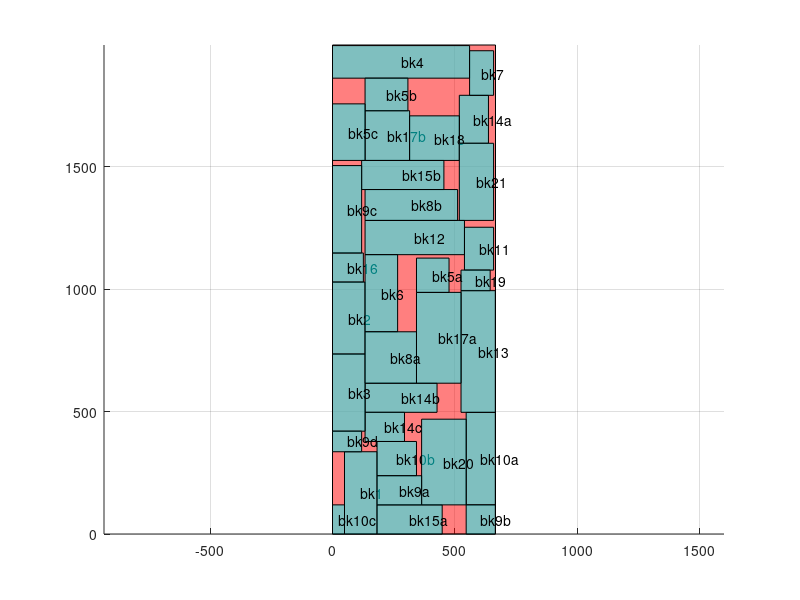

Write MATLAB code to recreate this figure.
axis equal;
hold on;
grid on;

block_x=[0 0 665.812 665.812 0 ];
block_y=[0 1997.44 1997.44 0 0 ];
fill(block_x,block_y,'r','facealpha',0.5);
block_x=[49 49 182 182 49 ];
block_y=[0 336 336 0 0 ];
fill(block_x,block_y,'c','facealpha',0.5);
text(115.5, 168, 'bk1');

block_x=[546 546 665 665 546 ];
block_y=[119 497 497 119 119 ];
fill(block_x,block_y,'c','facealpha',0.5);
text(605.5, 308, 'bk10a');

block_x=[182 182 343 343 182 ];
block_y=[238 378 378 238 238 ];
fill(block_x,block_y,'c','facealpha',0.5);
text(262.5, 308, 'bk10b');

block_x=[0 0 49 49 0 ];
block_y=[0 119 119 0 0 ];
fill(block_x,block_y,'c','facealpha',0.5);
text(24.5, 59.5, 'bk10c');

block_x=[539 539 658 658 539 ];
block_y=[1078 1253 1253 1078 1078 ];
fill(block_x,block_y,'c','facealpha',0.5);
text(598.5, 1165.5, 'bk11');

block_x=[133 133 539 539 133 ];
block_y=[1141 1281 1281 1141 1141 ];
fill(block_x,block_y,'c','facealpha',0.5);
text(336, 1211, 'bk12');

block_x=[525 525 665 665 525 ];
block_y=[497 994 994 497 497 ];
fill(block_x,block_y,'c','facealpha',0.5);
text(595, 745.5, 'bk13');

block_x=[518 518 637 637 518 ];
block_y=[1596 1792 1792 1596 1596 ];
fill(block_x,block_y,'c','facealpha',0.5);
text(577.5, 1694, 'bk14a');

block_x=[133 133 427 427 133 ];
block_y=[497 616 616 497 497 ];
fill(block_x,block_y,'c','facealpha',0.5);
text(280, 556.5, 'bk14b');

block_x=[133 133 294 294 133 ];
block_y=[378 497 497 378 378 ];
fill(block_x,block_y,'c','facealpha',0.5);
text(213.5, 437.5, 'bk14c');

block_x=[182 182 448 448 182 ];
block_y=[0 119 119 0 0 ];
fill(block_x,block_y,'c','facealpha',0.5);
text(315, 59.5, 'bk15a');

block_x=[119 119 455 455 119 ];
block_y=[1407 1526 1526 1407 1407 ];
fill(block_x,block_y,'c','facealpha',0.5);
text(287, 1466.5, 'bk15b');

block_x=[0 0 126 126 0 ];
block_y=[1029 1148 1148 1029 1029 ];
fill(block_x,block_y,'c','facealpha',0.5);
text(63, 1088.5, 'bk16');

block_x=[343 343 525 525 343 ];
block_y=[616 987 987 616 616 ];
fill(block_x,block_y,'c','facealpha',0.5);
text(434, 801.5, 'bk17a');

block_x=[133 133 315 315 133 ];
block_y=[1526 1729 1729 1526 1526 ];
fill(block_x,block_y,'c','facealpha',0.5);
text(224, 1627.5, 'bk17b');

block_x=[315 315 518 518 315 ];
block_y=[1526 1708 1708 1526 1526 ];
fill(block_x,block_y,'c','facealpha',0.5);
text(416.5, 1617, 'bk18');

block_x=[525 525 644 644 525 ];
block_y=[994 1078 1078 994 994 ];
fill(block_x,block_y,'c','facealpha',0.5);
text(584.5, 1036, 'bk19');

block_x=[0 0 133 133 0 ];
block_y=[735 1029 1029 735 735 ];
fill(block_x,block_y,'c','facealpha',0.5);
text(66.5, 882, 'bk2');

block_x=[364 364 546 546 364 ];
block_y=[119 469 469 119 119 ];
fill(block_x,block_y,'c','facealpha',0.5);
text(455, 294, 'bk20');

block_x=[518 518 658 658 518 ];
block_y=[1281 1596 1596 1281 1281 ];
fill(block_x,block_y,'c','facealpha',0.5);
text(588, 1438.5, 'bk21');

block_x=[0 0 133 133 0 ];
block_y=[420 735 735 420 420 ];
fill(block_x,block_y,'c','facealpha',0.5);
text(66.5, 577.5, 'bk3');

block_x=[0 0 560 560 0 ];
block_y=[1862 1995 1995 1862 1862 ];
fill(block_x,block_y,'c','facealpha',0.5);
text(280, 1928.5, 'bk4');

block_x=[343 343 476 476 343 ];
block_y=[987 1127 1127 987 987 ];
fill(block_x,block_y,'c','facealpha',0.5);
text(409.5, 1057, 'bk5a');

block_x=[133 133 308 308 133 ];
block_y=[1729 1862 1862 1729 1729 ];
fill(block_x,block_y,'c','facealpha',0.5);
text(220.5, 1795.5, 'bk5b');

block_x=[0 0 133 133 0 ];
block_y=[1526 1757 1757 1526 1526 ];
fill(block_x,block_y,'c','facealpha',0.5);
text(66.5, 1641.5, 'bk5c');

block_x=[133 133 266 266 133 ];
block_y=[826 1141 1141 826 826 ];
fill(block_x,block_y,'c','facealpha',0.5);
text(199.5, 983.5, 'bk6');

block_x=[560 560 658 658 560 ];
block_y=[1792 1974 1974 1792 1792 ];
fill(block_x,block_y,'c','facealpha',0.5);
text(609, 1883, 'bk7');

block_x=[133 133 343 343 133 ];
block_y=[616 826 826 616 616 ];
fill(block_x,block_y,'c','facealpha',0.5);
text(238, 721, 'bk8a');

block_x=[133 133 511 511 133 ];
block_y=[1281 1407 1407 1281 1281 ];
fill(block_x,block_y,'c','facealpha',0.5);
text(322, 1344, 'bk8b');

block_x=[182 182 364 364 182 ];
block_y=[119 238 238 119 119 ];
fill(block_x,block_y,'c','facealpha',0.5);
text(273, 178.5, 'bk9a');

block_x=[546 546 665 665 546 ];
block_y=[0 119 119 0 0 ];
fill(block_x,block_y,'c','facealpha',0.5);
text(605.5, 59.5, 'bk9b');

block_x=[0 0 119 119 0 ];
block_y=[1148 1505 1505 1148 1148 ];
fill(block_x,block_y,'c','facealpha',0.5);
text(59.5, 1326.5, 'bk9c');

block_x=[0 0 119 119 0 ];
block_y=[336 420 420 336 336 ];
fill(block_x,block_y,'c','facealpha',0.5);
text(59.5, 378, 'bk9d');

